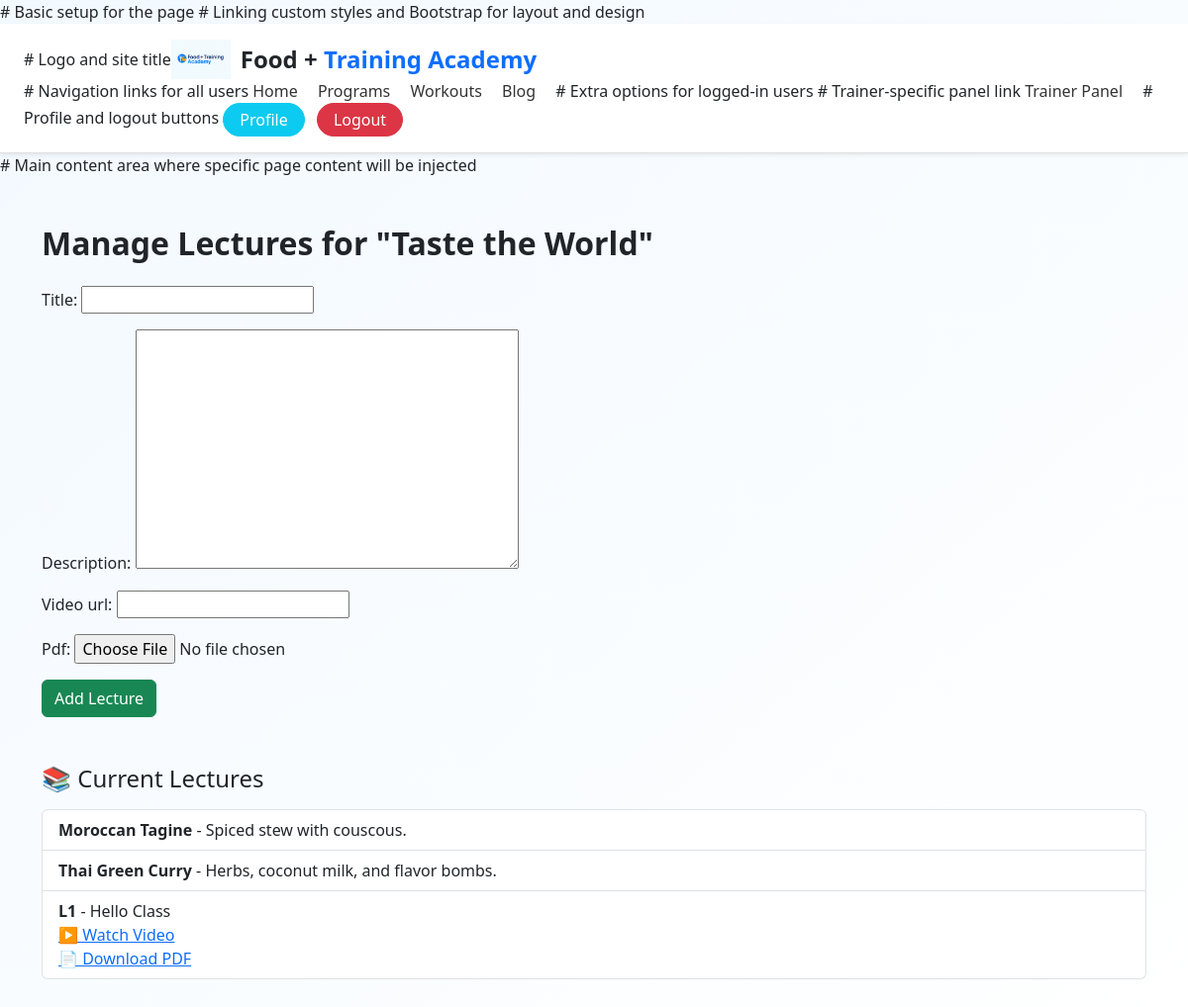
Page /trainer/programs/4/lectures/ (signed in) on the committed database.
### core/models.py (models this page shows, shortened)
class Program(models.Model):
    trainer = models.ForeignKey(Trainer, on_delete=models.CASCADE)
    title = models.CharField(max_length=200)
    description = models.TextField()
    duration = models.IntegerField(help_text="Duration in days")

class Lecture(models.Model):
    program = models.ForeignKey(Program, on_delete=models.CASCADE, related_name='lectures')
    title = models.CharField(max_length=200)
    description = models.TextField()
    video_url = models.URLField(blank=True, null=True)
    pdf = models.FileField(upload_to='lectures/pdfs/', blank=True, null=True)

### core/views.py (the view)
# urls.py: path('trainer/programs/<int:program_id>/lectures/', views.manage_lectures, name='manage_lectures'),
@login_required
def manage_lectures(request, program_id):
    trainer = get_object_or_404(Trainer, user=request.user)
    program = get_object_or_404(Program, id=program_id, trainer=trainer)
    if request.method == 'POST':
        form = LectureForm(request.POST, request.FILES)
        if form.is_valid():
            lecture = form.save(commit=False)
            lecture.program = program
            lecture.save()
            return redirect('manage_lectures', program_id=program.id)
    else:
        form = LectureForm()
    lectures = program.lectures.all()
    return render(request, 'core/manage_lectures.html', {
        'program': program,
        'form': form,
        'lectures': lectures
    })

### core/forms.py
class LectureForm(forms.ModelForm):
    class Meta:
        model = Lecture
        fields = ['title', 'description', 'video_url', 'pdf']

### core/templates/core/manage_lectures.html (shortened to what this page needs)
{% extends 'core/base.html' %}
{% block content %}
<div class="container my-5">
  <h2 class="fw-bold mb-4">Manage Lectures for "{{ program.title }}"</h2>
  <form method="POST" enctype="multipart/form-data" class="mb-5">
    {{ form.as_p }}
    <button type="submit" class="btn btn-success">Add Lecture</button>
  </form>
  <h4 class="mb-3">📚 Current Lectures</h4>
  <ul class="list-group">
    {% for lecture in lectures %}
      <li class="list-group-item">
        <strong>{{ lecture.title }}</strong> - {{ lecture.description }}
        {% if lecture.video_url %}
          <br><a href="{{ lecture.video_url }}" target="_blank">▶️ Watch Video</a>
        {% endif %}
        {% if lecture.pdf %}
          <br><a href="{{ lecture.pdf.url }}" target="_blank">📄 Download PDF</a>
        {% endif %}
      </li>
    {% empty %}
      <li class="list-group-item">No lectures added yet.</li>
    {% endfor %}
  </ul>
</div>
{% endblock %}

### core/static/core/style.css (style rules this page uses)
* { box-sizing: border-box; margin: 0; padding: 0; }
body { font-family: 'Segoe UI', sans-serif; margin: 0; padding: 0; overflow-x: hidden; background: linear-gradient(to bottom right, #f2f9ff, #ffffff); color: #212529; }

### rows in the picture
Program: title "Taste the World"
Lecture: title "Moroccan Tagine", description "Spiced stew with couscous."
Lecture: title "Thai Green Curry", description "Herbs, coconut milk, and flavor bombs."
Lecture: title "L1", description "Hello Class"
